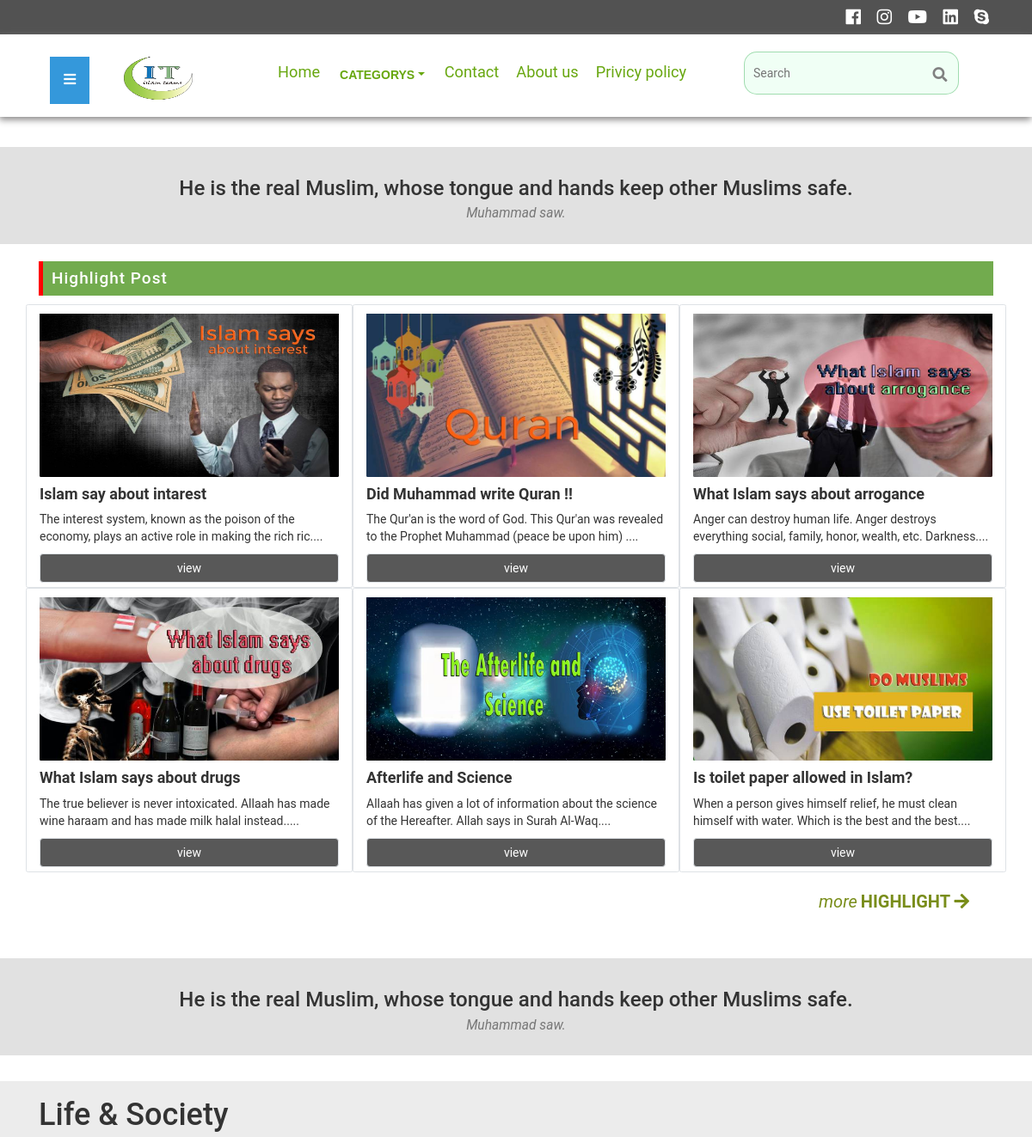
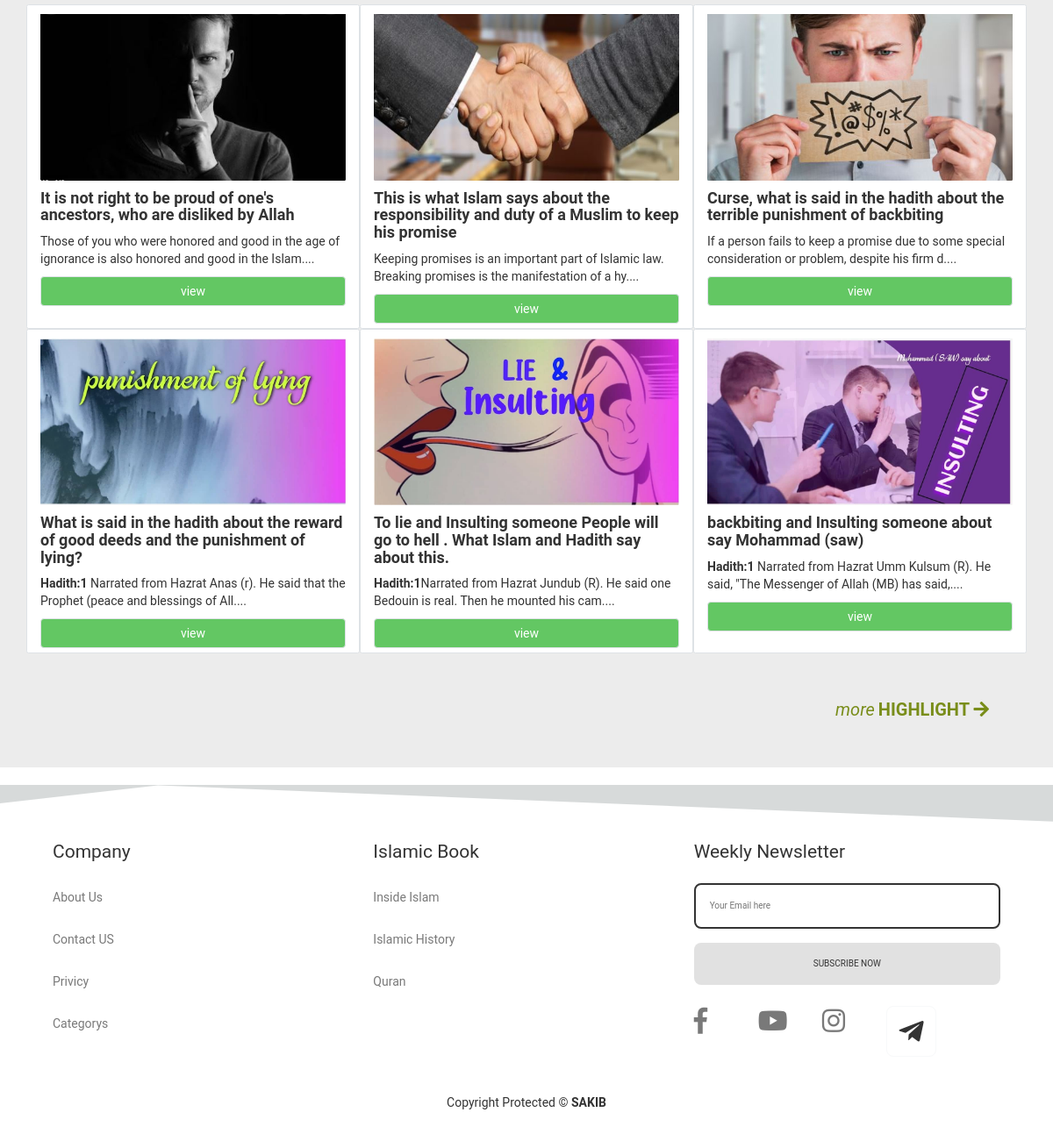
The page / on the database its author committed (2 pictures, top to bottom).
### tables this page shows
CREATE TABLE `bani` (
  `id` int NOT NULL,
  `bani_name` varchar(200) NOT NULL,
  `sura` varchar(100) NOT NULL
);

CREATE TABLE `post` (
  `id` int NOT NULL,
  `img` varchar(300) NOT NULL,
  `title` varchar(100) NOT NULL,
  `details` text NOT NULL,
  `last_details` text NOT NULL,
  `key_word` varchar(500) NOT NULL DEFAULT 'islam',
  `cat` text NOT NULL,
  `view` int DEFAULT NULL
);

### admin/lib/database.php (called while the page is built, shortened)
<?php
class database {
	public $database_host = HOST;
	public $database_user = USER;
	public $database_password = PASSWORD;
	public $database_databasename = DBNAME;
	public $link;
	private function databaseconnection(){
		$this->link = new mysqli($this->database_host,$this->database_user,$this->database_password,$this->database_databasename);
	}
	public function read($x){
		$result = $this->link->query($x);
		if ($result->num_rows > 0) {
			return $result;
		}else{
			return false;
		}
	}
public function shortText($t,$l=50){
		$t = substr($t,0,$l);
		$t = $t."....";
		return $t;
}
public function selectTable($t,$c ='c',$l= 2){
	if ($c == 'c' && $l == 2) {
		$x = "SELECT * FROM $t";
	}else{
		$x = "SELECT * FROM $t WHERE cat= '$c' or id= '$c' limit $l";
	}
	$x = $this->read($x);
	if ($x) {
		return $x;
	}
}
}
 ?>

### inc/highlight.php (the view, shortened to what this page needs)
<div class="container">
  <div class="s_side1 mb-3">
    <h2 style="letter-spacing: 1px;">Highlight Post</h2>
  </div>
</div>
<div class="container">
    <div class="row">
<?php
$total_post = $db->selectTable('post');
$total_post = $total_post->num_rows;
$total_post = ($total_post-6);
$rand = rand(0,$total_post);
$post = "SELECT * FROM post order by ID desc limit $rand,6";
$post_re = $db->read($post);
if ($post_re) {
  while ($post_print = $post_re->fetch_assoc()) {
 ?>
    <div id="col" class=" card col-sm-4 pb-2 border" style="min-height: 250px;">
      <a href="single.php?proid=<?php echo $post_print['id']; ?>"> <img class="card-img pt-3" style="height: 200px;" src="img/<?php echo $post_print['img'] ?>"> </a>
      <h4 class="font-weight-bold"><?php echo $post_print['title'] ?></h4>
      <p> <?php echo $db->shortText($post_print['details'],100) ?></p>
      <a style="background:#585858;color: white;" href="single.php?proid=<?php echo $post_print['id']; ?>" class="btn btn-outline-success border">view</a>
    </div>
<?php
  }
}
 ?>
  </div>
  <div class="highlight_more">
    <a class="highlight_more_a" href="../cat.php"> <i style="padding-right: 4px;"> more</i><b>HIGHLIGHT <i class="fas fa-arrow-right"></i></b> </a>
  </div>
</div>

### inc/header.php (shortened to what this page needs)
<?php
include 'admin/lib/database.php';
$db = new database();
 ?>
<!DOCTYPE html>
<html>
<head>
<html lang="en" dir="ltr">
<link rel="stylesheet" href="https://use.fontawesome.com/releases/v5.7.2/css/all.css">
  <link rel="stylesheet" href="https://stackpath.bootstrapcdn.com/bootstrap/4.5.1/css/bootstrap.min.css">
    <link rel="stylesheet" href="https://maxcdn.bootstrapcdn.com/bootstrap/3.4.1/css/bootstrap.min.css">
	<link rel="stylesheet" type="text/css" href="css/style.css">
</head>
<body>
<div class="container-fluid" style="background: #525252">
	<div class="container">
		<div class="list-inline text-right up_menu">
			<li class="list-inline-item"><a href="https://www.facebook.com/islamteams"><i class="fab fa-facebook"></i></a></li>
			<li class="list-inline-item"><a href="https://www.instagram.com/islamteams1/"><i class="fab fa-instagram"></i></a></li>
            <li class="list-inline-item"><a href="https://www.youtube.com/channel/UCBjVpuDsSTJN-Z5u662OcPQ"><i class="fab fa-youtube"></i></a></li>
			<li class="list-inline-item"><a href="https://www.linkedin.com/"><i class="fab fa-linkedin"></i></a></li>
			<li class="list-inline-item"><a href="https://www.skype.com/"><i class="fab fa-skype"></i></a></li>
		</div>
	</div>
</div>
<div class="container-fluid sticky-top mb-4" style="box-shadow: -1px 3px 8px 0px #828080;background:white;min-height:90px;">
    <div class="container pt-3">
        <div class="dropdown">
          <button onclick="myFunction()" class="dropbtn"><i class="fas fa-bars"></i></button>
        </div>
<div class="logo">
    <a href="index.php"><img src="img/logo1.png"></a>
</div>
		<div class="menu" style="cursor: pointer;">
            <li><a href="index.php">Home</a></li>
            <ul class="dropdown">
                <li class="dropdown-toggle" data-toggle="dropdown" style="font-family:sans-serif;font-weight: bold;color:#68a710;" >CATEGORYS</li>
            </ul>
            <li><a href="contact.php">Contact </a></li>
            <li><a href="about.php">About us</a></li>
            <li><a href="privicy.php">Privicy policy</a></li>
        </div>
<div class="search">
	<div style=" margin-left: 20px;">
        		<form action="search.php" method="post" class="search-box">
              		<input style="" class="search-in" type="text" name="search" onkeyup="lami(this.value)" placeholder="Search">
                    <span> <i class="fas fa-search"></i></span>
            	</form>
            </div>
        </div>
    </div>
</div>

### index.php (shortened to what this page needs)
<?php include 'inc/header.php'; ?>
<br>
<?php include 'inc/bani_read.php'; ?>
<?php include 'inc/highlight.php'; ?>
<?php include 'inc/bani_read.php'; ?>
<?php include 'inc/bottom_post.php'; ?>
<?php include 'inc/footer.php'; ?>

### inc/bani_read.php
<?php
    $bani= "SELECT * from bani";
    $ref = $db->read($bani);
    if ($ref) {
        $data = $ref->fetch_assoc();
    }
 ?>
<div style="background:#dddd" class="container-fluid bg-#ddd text-center bani">
	<div class="container">
		<h3 class=" p-4"><?php echo $data['bani_name']; ?> <br> <small><i><?php echo $data['sura']; ?></i></small></h3>
	</div>
</div>

### inc/bottom_post.php (shortened to what this page needs)
<div class="container-fluid mt-5" style="background: #ECECEC;">
  <div class="container">
      <h1>Life & Society</h1>
		<div class="row pb-5">
<?php
$total_post = $db->selectTable('post');
$total_post = $total_post->num_rows;
$total_post = ($total_post-6);
$rand = rand(0,$total_post);
$post = "SELECT * FROM post order by ID desc limit $rand,6";
$post_re = $db->read($post);
if ($post_re) {
  while ($post_print = $post_re->fetch_assoc()) {
 ?>
    <div id="col" class=" card col-sm-4 pb-2 border" style="min-height: 250px;">
      <a href="single.php?proid=<?php echo $post_print['id']; ?>"> <img class="card-img pt-3" style="height: 200px;" src="img/<?php echo $post_print['img'] ?>"> </a>
      <h4 class="font-weight-bold"><?php echo $post_print['title'] ?></h4>
      <p> <?php echo $db->shortText($post_print['details'],100) ?></p>
      <a style="background: #63c763;color: white;" href="single.php?proid=<?php echo $post_print['id']; ?>" class="btn btn-outline-success border">view</a>
    </div>
<?php
  }
}
 ?>
		</div>
        <div class="highlight_more">
          <a class="highlight_more_a" href=""> <i style="padding-right: 4px;"> more</i><b>HIGHLIGHT <i class="fas fa-arrow-right"></i></b> </a>
        </div>
	</div>
</div>

### inc/footer.php (shortened to what this page needs)
<br>
   <footer>
      <div class="art">
        <div class="content">
          <section>
            <header>Company</header>
            <a href="about.php">About Us</a>
            <a href="contact.php">Contact US</a>
            <a href="privicy.php">Privicy</a>
            <a href="cat.php">Categorys</a>
          </section>
          <section>
            <header>Islamic Book</header>
            <a href="https://islamteams.com/cat.php?cat=Harassment%20of%20Islam"> Inside Islam</a>
            <a href="https://islamteams.com/cat.php?cat=History">Islamic History</a>
            <a href="https://islamteams.com/cat.php?cat=Quran">Quran</a>
          </section>
          <section>
            <header>Weekly Newsletter</header>
            <form action="">
              <input type="email" placeholder="Your Email here" id="" />
              <input type="submit" value="Subscribe Now" />
            </form>
            <div class="social">
              <a style="font-size:30px;margin-top:-10px" class="fab fa-facebook-f" href="https://www.facebook.com/islamteams">  </a>
              <a style="font-size:30px;margin-top:-10px" class="fab fa-youtube" href="https://www.youtube.com/channel/UCBjVpuDsSTJN-Z5u662OcPQ">  </a>
              <a style="font-size:30px;margin-top:-10px" class="fab fa-instagram" href="https://www.instagram.com/islamteams1">  </a>
              <i class="fab fa-telegram-plane"></i>
            </div>
          </section>
        </div>
        <div class="notice">
          Copyright Protected &copy;
          <strong>Sakib</strong>
        </div>
      </div>
    </footer>
</body>
</html>

### css/style.css (style rules this page uses)
* { padding: 0; margin: 0; box-sizing: border-box; font-family: 'Roboto', sans-serif; }
.up_menu i { font-size: 20px; padding: 10px 0; }
.up_menu li a i { color: white; }
.logo { width: 80px; height: 50px; margin-top: 16px; float: left; margin-left: 3%; }
.logo img { height: 100%; width: 100%; }
.menu { float: left; line-height: 48px; margin-left: 8%; }
.menu li { float: left; list-style-type: none; padding: 10px; }
.menu li a { padding: 10px 0 10px 0; font-size: 1.3em; color: #68a710; text-decoration: none; }
.dropdown { position: relative; z-index: 2; float: left; padding: 10px; }
.dropdown li { padding: 3px; }
.dropbtn { background-color: #3498DB; color: white; padding: 16px; font-size: 16px; border: none; cursor: pointer; float: left; margin: 6px 3% 5px 7%; }
.search { float:right; position: relative; line-height: 5; right:40px; }
.search span { position: absolute; right: 5%; top: -7%; font-size: 17px; color: grey; }
.search-in { height: 50px; width: 250px; border-radius: 15px; border: 1px solid #75ca89a6; outline:none; padding: 10px; background: #d6ffe35c; }
.highlight_more { width: 100%; height: 100px; margin: auto; line-height: 4em; }
.highlight_more_a { text-decoration: none; float: right; font-size: 20px; color: #798D1A; margin: 6px 28px; }
.s_side1 { width: 100%; height:40px; border-left: 5px solid red; background: #72ab4e; }
.s_side1 h2 { color: white; font-size: 19px; padding: 10px; }
footer { background-color:#9ea5a669; line-height: 24px; }
footer .art { background-color: white; padding: 16px; padding-top: 48px; clip-path: polygon(0% 5%, 15% 0%, 100% 10%, 100% 100%, 0% 100%); }
footer .content { max-width: 1080px; margin: auto; display: grid; grid-template-columns: repeat(3, 1fr); grid-gap: 16px; }
footer header { font-size: 21px; padding-block: 16px; }
footer .content a { display: block; padding-block: 12px; color: var(--text); opacity: 0.65; }
footer input { border-style: solid; line-height: 24px; padding: 12px 16px; font-size: 1rem; width: 100%; margin-block: 8px; border-radius: 8px; border-width: 2px; }
footer input[type='email'] { background-color: transparent; border-color: var(--text); color: var(--text); }
footer input[type='submit'] { background:#dddd; color: var(--bg); text-transform: uppercase; border: none; }
footer .social { margin-block: 16px; display: grid; grid-template-columns: repeat(5, 1fr); grid-gap: 16px; }
footer .social i { font-size: 32px; padding: 12px; text-align: center; border: 1px solid var(--light); border-radius: 8px; width: 100%; }
footer .notice { text-align: center; padding: 24px; }
footer .notice strong { color: var(--hover); text-transform: uppercase; }

### rows shown on the page
bani: bani_name "He is the real Muslim, whose tongue and hands keep other Muslims safe. He is the real Muslim, whose tongue and hands keep other Muslims safe.", sura "Muhammad saw. Muhammad saw."
post: img (picture), title "Islam say about intarest", details "The interest system, known as the poison of the economy, plays an active role in making the rich ric...."
post: img (picture), title "Did Muhammad write Quran !!", details "The Qur'an is the word of God. This Qur'an was revealed to the Prophet Muhammad (peace be upon him) ...."
post: img (picture), title "What Islam says about arrogance", details "Anger can destroy human life. Anger destroys everything social, family, honor, wealth, etc. Darkness...."
post: img (picture), title "What Islam says about drugs", details "The true believer is never intoxicated. Allaah has made wine haraam and has made milk halal instead....."
post: img (picture), title "Afterlife and Science", details "Allaah has given a lot of information about the science of the Hereafter. Allah says in Surah Al-Waq...."
post: img (picture), title "Is toilet paper allowed in Islam?", details "When a person gives himself relief, he must clean himself with water. Which is the best and the best...."
post: img (picture), title "It is not right to be proud of one's ancestors, who are disliked by Allah", details "Those of you who were honored and good in the age of ignorance is also honored and good in the Islam...."
post: img (picture), title "This is what Islam says about the responsibility and duty of a Muslim to keep his promise", details "Keeping promises is an important part of Islamic law. Breaking promises is the manifestation of a hy...."
post: img (picture), title "Curse, what is said in the hadith about the terrible punishment of backbiting", details "If a person fails to keep a promise due to some special consideration or problem, despite his firm d...."
post: img (picture), title "What is said in the hadith about the reward of good deeds and the punishment of lying?", details "Hadith:1 Narrated from Hazrat Anas (r). He said that the Prophet (peace and blessings of All...."
post: img (picture), title "To lie and Insulting someone People will go to hell . What Islam and Hadith say about this.", details "Hadith:1 Narrated from Hazrat Jundub (R). He said one Bedouin is real. Then he mounted his cam...."
post: img (picture), title "backbiting and Insulting someone about say Mohammad (saw)", details "Hadith:1 Narrated from Hazrat Umm Kulsum (R). He said, \"The Messenger of Allah (MB) has said,...."
